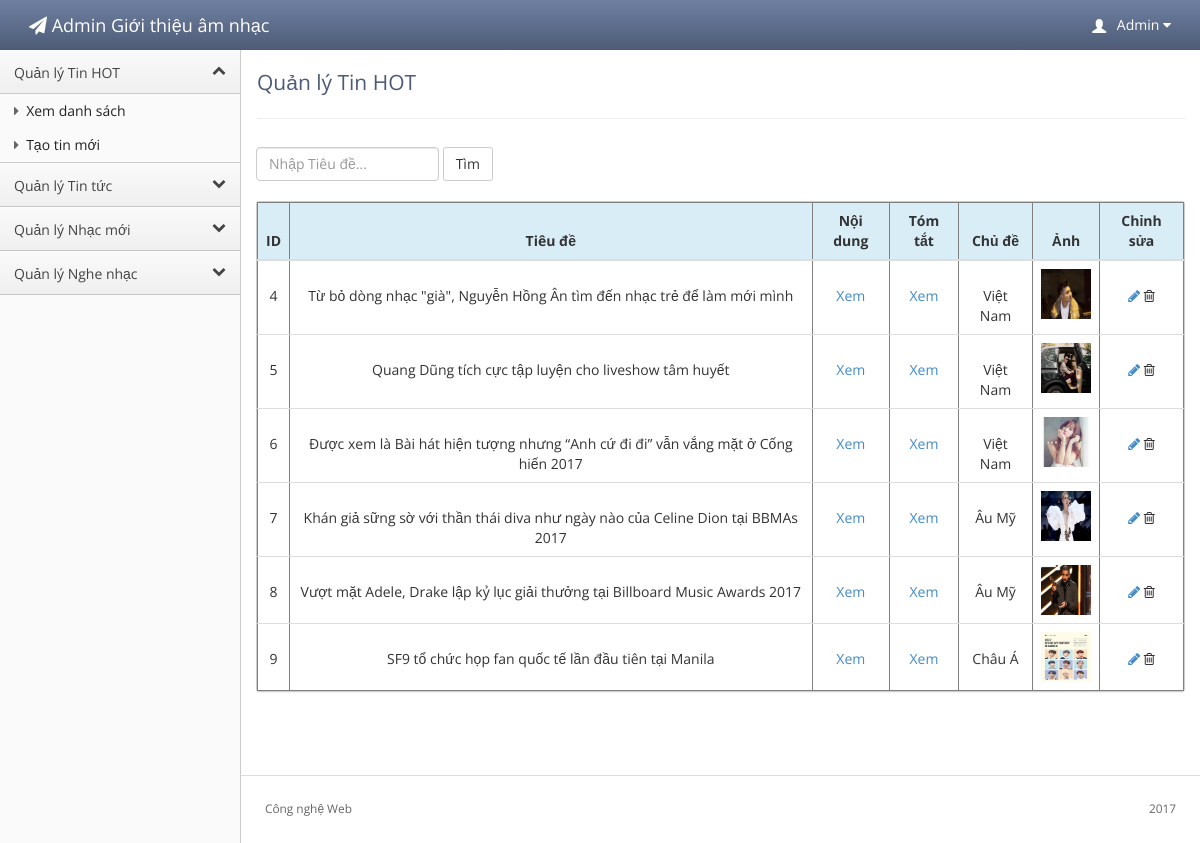
The app's page /admin/index.php?controller=tinhot&action=view (signed in) with its own data.
### tables this page shows
CREATE TABLE `tinhot` (
  `ID` int(11) NOT NULL,
  `TieuDe` varchar(100) NOT NULL,
  `NoiDung` longtext NOT NULL,
  `TomTat` longtext NOT NULL,
  `ChuDe` varchar(100) NOT NULL,
  `AnhDaiDien` varchar(100) NOT NULL
);

### admin/controllers/tinhot.php (called while the page is built, shortened)
<?php
class Tinhot{
    public static function view(){
        $dsth = ModelTinhot::get_all();
        require_once 'views/tinhot/tinhot_view.php';
    }
}
?>

### admin/views/routes.php (called while the page is built, shortened)
<?php
require_once 'models/master.php';
switch($controller){
    case 'tinhot':
        $controller = new Tinhot();
        require_once 'models/tinhot.php';
        break;
}
$controller->{ $action }();
?>

### admin/index.php (called while the page is built, shortened)
<?php
require_once 'views/layout.php';
?>

### admin/models/master.php (called while the page is built, shortened)
<?php
class MasterModel{
    public static function get_all_from($table){
        $link = Database::connect();
        $sql="SELECT * FROM $table";
        $result=mysql_query($sql, $link);
        return $result;
    }
}
?>

### admin/models/tinhot.php (called while the page is built, shortened)
<?php
class ModelTinhot extends MasterModel{
    public static function get_all(){
        return parent::get_all_from('tinhot');
    }
}
?>

### admin/views/tinhot/tinhot_view.php (the view, shortened to what this page needs)
<div class="content">
  <div class="header">
    <h1 class="page-title">Quản lý Tin HOT</h1>
  </div>
<?php
  if (isset($_GET['tieude'])) {
      $tieude=$_GET['tieude'];
  } else {
      $tieude="";
  }
?>
     <form class="form-inline" action="tinhot.php" method="GET">
        <div class="form-group">
         <input type="" class="form-control" placeholder="Nhập Tiêu đề..." name="tieude" value="<?php echo $tieude ?>">
        </div>
        <button type="submit" class="btn btn-default">Tìm</button>
     </form>
     <br>
  <div class="main-content">
    <div class="panel panel-default">
     <table class="table" border="1" width="100%">
       <thead>
         <tr class="info">
          <th style="text-align:center">ID</th>
          <th style="text-align:center">Tiêu đề</th>
          <th style="text-align:center">Nội dung</th>
          <th style="text-align:center">Tóm tắt</th>
          <th style="text-align:center">Chủ đề</th>
          <th style="text-align:center">Ảnh</th>
          <th style="text-align:center">Chỉnh sửa</th>
        </tr>
      </thead>
      <tbody>
      <?php while ($row=mysql_fetch_row($dsth)) { ?>
       <tr>
        <td style="text-align:center;padding-top:25px"><?php echo $row[0] ?></td>
        <td style="text-align:center;padding-top:25px"><?php echo $row[1] ?></td>
        <td style="text-align:center;padding-top:25px"><a href="?controller=tinhot&action=read&id=<?php echo $row[0] ?>">Xem</a></td>
        <td style="text-align:center;padding-top:25px"><a href="" data-toggle="tooltip_xemtomtat" title="<?php echo $row[3] ?>">Xem</a></td>
        <td style="text-align:center;padding-top:25px"><?php echo $row[4] ?></td>
        <td style="text-align:center"><img src="<?php echo '../'.$row[5] ?>" alt="hình ảnh" width="50px" height="50px" /></td>
        <td style="text-align:center;padding-top:25px">
          <a href="?controller=tinhot&action=edit&id=<?php echo $row[0] ?>"><i class="fa fa-pencil"></i></a>
          <i class="fa fa-trash-o" onClick="confirmDelete('tinhot',<?php echo $row[0] ?>)"></i>
        </td>
       </tr>
       <?php } ?>
      </tbody>
     </table>
    </div>
  </div>
</div>

### admin/public/stylesheets/theme.css (style rules this page uses)
body { background: #fafafa; background-position: initial initial; background-repeat: initial initial; margin: 0px; padding: 0px; }
body, h1, h2, h3, h4, h5, h6, p, a, .h1, .h2, .h3, .h4, .h5, .h6 { font-family: 'Open Sans', helvetica, arial, sans-serif; }
h1 { color: #4d5b76; font-size: 3em; }
hr { border-top: 1px solid #ddd; border-bottom: 1px solid #fff; }
.content { position: relative; min-height: 800px; background: #fff; margin-left: 240px; border-left: 1px solid #cccccc; padding: 15px 15px 0px 15px; }
.header { background: #fff; border-bottom: 1px solid #cccccc; border-bottom: 1px solid #eee; border-left: 1px solid #ffffff; padding: .5em 0em 1em 0em; margin: 0px 0em 2em 0em; }
.header h1 { margin: 0em 0em .5em 0em; padding: 0em; line-height: 1em; font-size: 1.5em; font-weight: normal; }
footer { padding: 1em; margin-top: 4em; color: #666; font-size: .85em; line-height: 1.3em; margin: 4em -3px 0em -3px; }
footer hr { margin: 2em -2em; }
.panel { border: 1px solid #ccc; background: white; border-radius: 3px; }
.btn { -webkit-border-radius: 3px; -moz-border-radius: 3px; border-radius: 3px; }

### records on screen
tinhot: ID "4", TieuDe "Từ bỏ dòng nhạc \"già\", Nguyễn Hồng Ân tìm đến nhạc trẻ để làm mới mình", ChuDe "Việt Nam", AnhDaiDien (picture)
tinhot: ID "5", TieuDe "Quang Dũng tích cực tập luyện cho liveshow tâm huyết", ChuDe "Việt Nam", AnhDaiDien (picture)
tinhot: ID "6", TieuDe "Được xem là Bài hát hiện tượng nhưng “Anh cứ đi đi” vẫn vắng mặt ở Cống hiến 2017", ChuDe "Việt Nam", AnhDaiDien (picture)
tinhot: ID "7", TieuDe "Khán giả sững sờ với thần thái diva như ngày nào của Celine Dion tại BBMAs 2017", ChuDe "Âu Mỹ", AnhDaiDien (picture)
tinhot: ID "8", TieuDe "Vượt mặt Adele, Drake lập kỷ lục giải thưởng tại Billboard Music Awards 2017", ChuDe "Âu Mỹ", AnhDaiDien (picture)
tinhot: ID "9", TieuDe "SF9 tổ chức họp fan quốc tế lần đầu tiên tại Manila", ChuDe "Châu Á", AnhDaiDien (picture)
